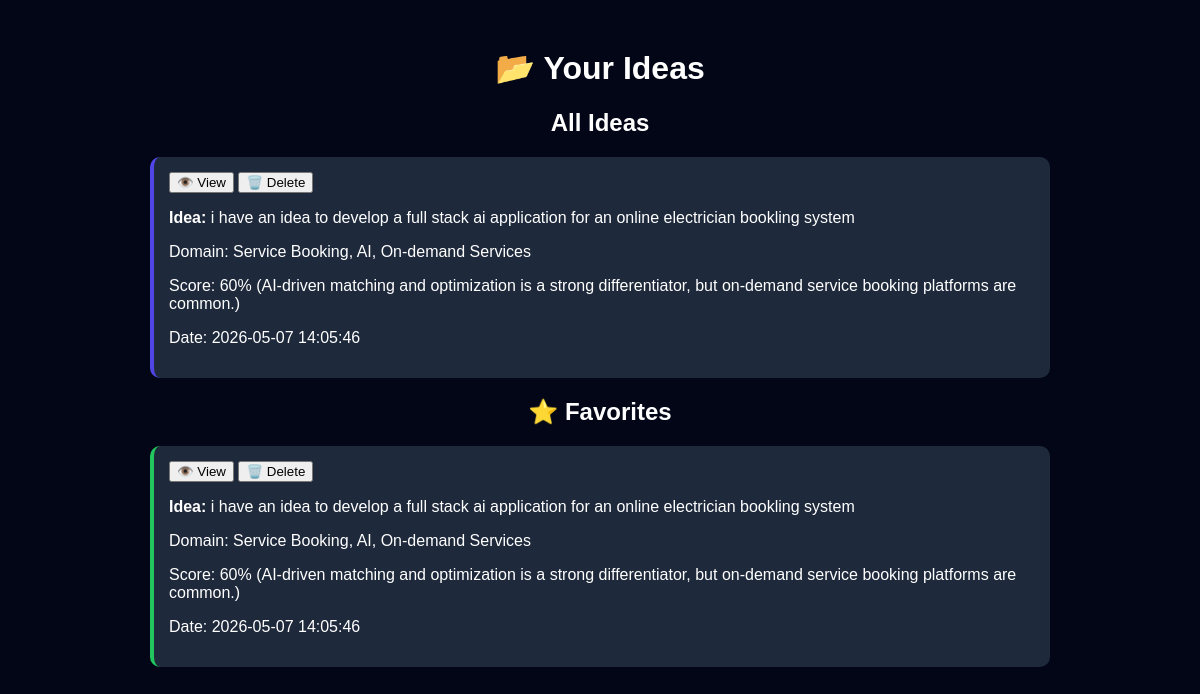
Page /history (signed in) on the committed database.
### tables this page shows
CREATE TABLE ideas (
            id INTEGER PRIMARY KEY AUTOINCREMENT,
            user_id INTEGER,
            original_idea TEXT,
            improved_idea TEXT,
            domain TEXT,
            uniqueness_score REAL,
            ai_response TEXT,
            created_at TIMESTAMP DEFAULT CURRENT_TIMESTAMP
        );

### app.py (the view)
@app.route('/history')
def history():
    if 'user_id' not in session:
        return redirect('/login')
    user_id = session['user_id']
    conn = sqlite3.connect('database.db')
    cursor = conn.cursor()
    cursor.execute("""
        SELECT id, original_idea, domain, uniqueness_score, created_at
        FROM ideas
        WHERE user_id = ?
        ORDER BY created_at DESC
    """, (user_id,))
    ideas = cursor.fetchall()
    cursor.execute("""
        SELECT ideas.id, ideas.original_idea, ideas.domain, ideas.uniqueness_score, ideas.created_at
        FROM ideas
        JOIN favorites ON ideas.id = favorites.idea_id
        WHERE favorites.user_id = ?
        ORDER BY ideas.created_at DESC
    """, (user_id,))
    favorites = cursor.fetchall()
    conn.close()
    return render_template("history.html", ideas=ideas, favorites=favorites)

### templates/history.html (shortened to what this page needs)
<!DOCTYPE html>
<html>
<head>
    <link rel="stylesheet" href="{{ url_for('static', filename='css/history.css') }}">
</head>
<body>
<div class="container">
    <h1>📂 Your Ideas</h1>
    <h2>All Ideas</h2>
    {% if ideas %}
        {% for idea in ideas %}
        <div class="idea-card">
            <div class="actions">
                <button onclick="viewIdea({{ idea[0] }})">👁️ View</button>
                <button onclick="deleteIdea({{ idea[0] }})">🗑️ Delete</button>
            </div>
            <p><strong>Idea:</strong> {{ idea[1] }}</p>
            <p>Domain: {{ idea[2] }}</p>
            <p>Score: {{ idea[3] }}</p>
            <p>Date: {{ idea[4] }}</p>
        </div>
        {% endfor %}
    {% else %}
        <p>No ideas yet</p>
    {% endif %}
    <h2>⭐ Favorites</h2>
    {% if favorites %}
        {% for idea in favorites %}
        <div class="idea-card favorite">
            <div class="actions">
                <button onclick="viewIdea({{ idea[0] }})">👁️ View</button>
                <button onclick="deleteIdea({{ idea[0] }})">🗑️ Delete</button>
            </div>
            <p><strong>Idea:</strong> {{ idea[1] }}</p>
            <p>Domain: {{ idea[2] }}</p>
            <p>Score: {{ idea[3] }}</p>
            <p>Date: {{ idea[4] }}</p>
        </div>
        {% endfor %}
    {% else %}
        <p>No favorites yet</p>
    {% endif %}
</div>
</body>
</html>

### static/css/history.css (style rules this page uses)
body { background: #020617; color: white; font-family: Arial; }
.container { max-width: 900px; margin: auto; padding: 20px; }
h1, h2 { text-align: center; }
.idea-card { background: #1e293b; padding: 15px; border-radius: 10px; margin: 15px 0; border-left: 4px solid #4F46E5; }
.idea-card.favorite { border-left: 4px solid #22C55E; }

### rows in the picture
ideas: original_idea "i have an idea to develop a full stack ai application for an online electrician bookling system", domain "Service Booking, AI, On-demand Services", uniqueness_score "60% (AI-driven matching and optimization is a strong differentiator, but on-demand service booking platforms are common.)", created_at "2026-05-07 14:05:46"
